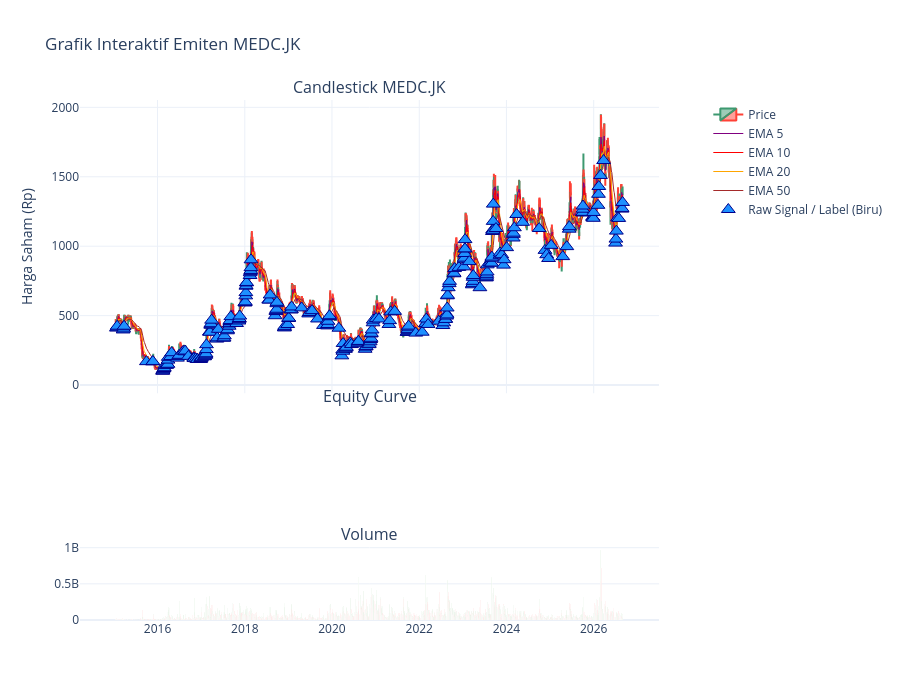

This figure's notebook cell:
### Markdown cell above
## Deep Analysis

### Code cell
df_dummy_pred = df.copy()
rr_ratio = df_dummy_pred['return'] / df_dummy_pred['risk'].abs().clip(lower=0.01)
df_dummy_pred['actual_rr_ratio'] = rr_ratio
df_dummy_pred['raw_buy_signal'] = (df_dummy_pred['trend_slope'] > 0) & (rr_ratio >= 9)

signal_counts = df_dummy_pred['raw_buy_signal'].value_counts()
total_days = len(df_dummy_pred)
n_buy = signal_counts.get(True, 0)
n_no_buy = signal_counts.get(False, 0)
n_nan = df_dummy_pred['raw_buy_signal'].isna().sum()
print("=== Distribusi Sinyal 'raw_buy_signal' ===")
print(f"  Total               : {total_days} hari (100.0%)")
print(f"  False (Bukan Sinyal): {n_no_buy} hari ({n_no_buy/total_days*100:.1f}%)")
print(f"  True  (Sinyal Beli) : {n_buy} hari ({n_buy/total_days*100:.1f}%)")
print(f"  NaN                 : {n_nan} hari\n")

plot_interactive_candlestick(
    df=df_dummy_pred, 
    ticker_name=TICKER, 
    predictions_df=df_dummy_pred,
    show_raw_buy_signals=True
)

### Figure 1 — Plotly figure (JSON) as saved in the notebook; plotly's stock layout.template omitted (floating-point values rounded to 4 significant figures; data arrays with more than 128 entries replaced by an {"elided": "..."} marker saying what was removed)
{"data": [{"close": {"elided": "2786 float values"}, "high": {"elided": "2786 float values"}, "low": {"elided": "2786 float values"}, "name": "Price", "open": {"elided": "2786 float values"}, "type": "candlestick", "x": {"elided": "2786 str values"}, "xaxis": "x", "yaxis": "y"}, {"hovertemplate": "EMA 5: Rp%{y:,.0f}<extra></extra>", "line": {"color": "purple", "width": 1}, "mode": "lines", "name": "EMA 5", "type": "scatter", "x": {"elided": "2786 str values"}, "xaxis": "x", "y": {"elided": "2786 float values"}, "yaxis": "y"}, {"hovertemplate": "EMA 10: Rp%{y:,.0f}<extra></extra>", "line": {"color": "red", "width": 1}, "mode": "lines", "name": "EMA 10", "type": "scatter", "x": {"elided": "2786 str values"}, "xaxis": "x", "y": {"elided": "2786 float values"}, "yaxis": "y"}, {"hovertemplate": "EMA 20: Rp%{y:,.0f}<extra></extra>", "line": {"color": "orange", "width": 1}, "mode": "lines", "name": "EMA 20", "type": "scatter", "x": {"elided": "2786 str values"}, "xaxis": "x", "y": {"elided": "2786 float values"}, "yaxis": "y"}, {"hovertemplate": "EMA 50: Rp%{y:,.0f}<extra></extra>", "line": {"color": "brown", "width": 1}, "mode": "lines", "name": "EMA 50", "type": "scatter", "x": {"elided": "2786 str values"}, "xaxis": "x", "y": {"elided": "2786 float values"}, "yaxis": "y"}, {"hovertemplate": "%{text}<extra></extra>", "marker": {"color": "dodgerblue", "line": {"color": "darkblue", "width": 1}, "size": 12, "symbol": "triangle-up"}, "mode": "markers", "name": "Raw Signal / Label (Biru)", "text": {"elided": "268 str values"}, "type": "scatter", "x": {"elided": "268 str values"}, "xaxis": "x", "y": {"elided": "268 float values"}, "yaxis": "y"}, {"marker": {"color": {"elided": "2786 str values"}}, "name": "Volume", "showlegend": false, "type": "bar", "x": {"elided": "2786 str values"}, "xaxis": "x3", "y": {"elided": "2786 float values"}, "yaxis": "y4"}], "layout": {"annotations": [{"font": {"size": 16}, "showarrow": false, "text": "Candlestick MEDC.JK", "x": 0.47, "xanchor": "center", "xref": "paper", "y": 1, "yanchor": "bottom", "yref": "paper"}, {"font": {"size": 16}, "showarrow": false, "text": "Equity Curve", "x": 0.47, "xanchor": "center", "xref": "paper", "y": 0.406, "yanchor": "bottom", "yref": "paper"}, {"font": {"size": 16}, "showarrow": false, "text": "Volume", "x": 0.47, "xanchor": "center", "xref": "paper", "y": 0.141, "yanchor": "bottom", "yref": "paper"}], "height": 700, "hovermode": "closest", "title": {"text": "Grafik Interaktif Emiten MEDC.JK"}, "xaxis": {"anchor": "y", "domain": [0, 0.94], "matches": "x3", "rangeslider": {"visible": false}, "showticklabels": false}, "xaxis2": {"anchor": "y3", "domain": [0, 0.94], "matches": "x3", "showticklabels": false}, "xaxis3": {"anchor": "y4", "domain": [0, 0.94]}, "yaxis": {"anchor": "x", "domain": [0.436, 1], "title": {"text": "Harga Saham (Rp)"}}, "yaxis2": {"anchor": "x", "overlaying": "y", "side": "right"}, "yaxis3": {"anchor": "x2", "domain": [0.171, 0.406]}, "yaxis4": {"anchor": "x3", "domain": [0, 0.141]}}}
